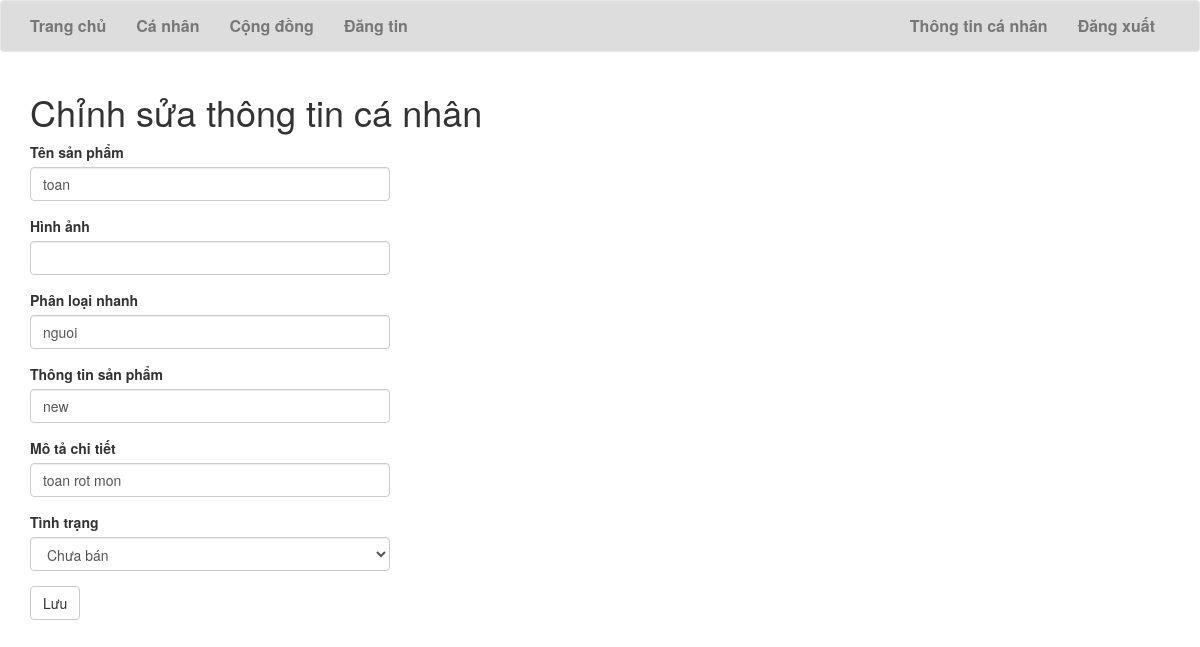
Page /edit_post/3 (signed in) on the committed database.
### website/models.py (models this page shows, shortened)
class Post(db.Model):
    id = db.Column(db.Integer, primary_key=True)
    title = db.Column(db.String(140))
    image_url = db.Column(db.String(140))
    category = db.Column(db.String(50))
    infor = db.Column(db.String(500))
    detail = db.Column(db.String(500))
    status = db.Column(db.Integer, default=0)
    timestamp = db.Column(db.DateTime, index=True, default=datetime.utcnow())
    user_id = db.Column(db.Integer, db.ForeignKey('user.id'))
    comments = db.relationship('Comment', backref='post', lazy="dynamic")

### website/main/routes.py (the view)
@bp.route('/edit_post/<post_id>', methods=["GET", "POST"])
@login_required
def edit_post(post_id):
    post = Post.query.filter_by(id=post_id).first_or_404()
    if current_user != post.author:
        flash('Bạn không thể chỉnh sửa bài viết này!')
        return redirect(url_for('main.explore'))
    form = PostUpdate()
    if form.validate_on_submit():
        post.title = form.title.data
        post.image_url = form.image_url.data
        post.category = form.category.data
        post.infor = form.infor.data
        post.detail = form.detail.data
        post.status = 1 if form.status.data == 'Đã bán' else 0
        db.session.add(post)
        db.session.commit()
        flash('Thay đổi đã được lưu.')
        return redirect(url_for('main.post_detail', post_id=post.id))
    elif request.method == 'GET':
        form.title.data = post.title
        form.image_url.data = post.image_url
        form.category.data = post.category
        form.infor.data = post.infor
        form.detail.data = post.detail
        form.status.data = 'Chưa bán' if post.status == 0 else 1
    return render_template('main/edit_post.html', title='Edit post', \
        form = form)

### website/main/form.py
class PostUpdate(FlaskForm):
    title = StringField(label="Tên sản phẩm", validators=[Length(min=1, max=140)])
    image_url = StringField(label="Hình ảnh")
    category = StringField(label="Phân loại nhanh", validators=[Length(min=1, max=140)])
    infor = StringField(label="Thông tin sản phẩm", validators=[Length(min=1, max=500)])
    detail = StringField(label="Mô tả chi tiết")
    submit = SubmitField(label="Đăng")
    status = SelectField(label="Tình trạng", choices=['Chưa bán', 'Đã bán'])
    submit = SubmitField(label='Lưu')

### website/main/routes.py (called while the page is built)
@bp.before_request
def before_request():
    if current_user.is_authenticated:
        current_user.last_seen = datetime.utcnow()
        db.session.commit()

### website/models.py (called while the page is built)
@login.user_loader
def load_user(id):
    return User.query.get(int(id))

### website/templates/main/edit_post.html
{% extends "base.html" %}
{% import 'bootstrap/wtf.html' as wtf %}
{% block web_content %}
    <h1>Chỉnh sửa thông tin cá nhân</h1>
    <div class="row">
        <div class="col-md-4">
            {{ wtf.quick_form(form) }}
        </div>
    </div>
{% endblock %}

### rows in the picture
Post: title "toan", category "nguoi", infor "new", detail "toan rot mon", status "Chưa bán"
